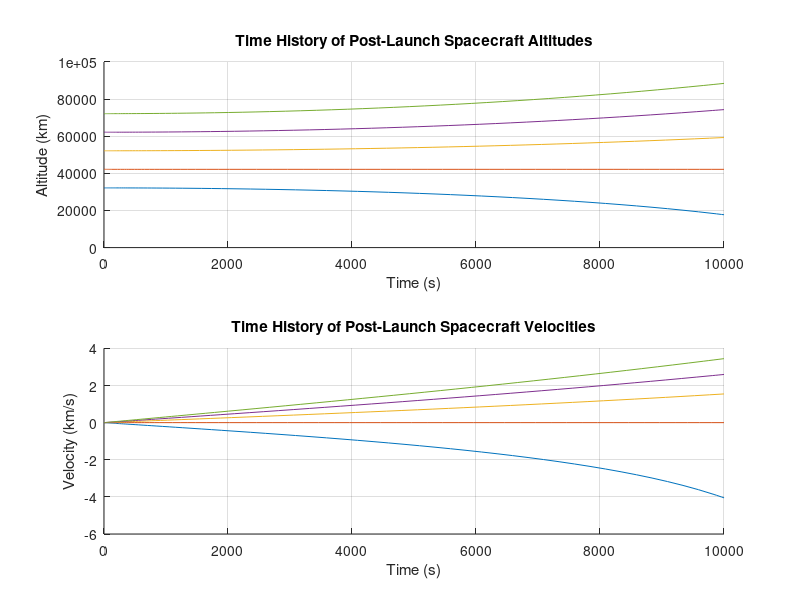

Write MATLAB code to recreate this figure.
% SPACECRAFT_LAUNCH_SIMULATION simulates the post-launch dynamics of a 
% spacecraft from a space elevator.
%
% This script demonstrates the post-launch dynamics of a spacecraft for 
% various initial altitude offsets from geostationary orbit, imitating 
% launching from a simplified space elevator. It defines the system 
% parameters, solves the launch dynamics, and plots the results for both 
% altitude and velocity over time.
%
% The script consists of the following main functions:
%   - init_params: Initializes the system parameters.
%   - solve_dynamics: Solves the launch dynamics using the ode45 solver.
%   - spacecraft_launch_dynamics: Calculates the launch dynamics based on 
%     the gravitational parameter and geostationary orbit rotation rate.
%   - plot_results: Plots the simulation results.
%
% Usage:
%   space_elevator_launch_simulation()
%
% See also: ode45
%
% Author: Alexander Little
% Affiliation: Toronto Metropolitan University

function space_elevator_launch_simulation()
    params = init_params();
    altitude_offsets = [-10000 0 10000 20000 30000];
    num_altitudes = length(altitude_offsets);

    figure;
    for i = 1:num_altitudes
        [t, y] = solve_dynamics(params, altitude_offsets(i));
        plot_results(t, y);
    end
    saveas(gcf, 'space_elevator_launch_simulation_results', 'png');
end

% Initialize system parameters
function params = init_params()
    params = struct('gravitational_parameter', 398500, ... 
        'geostationary_orbit_radius', 42164);
    params.geostationary_orbit_rotation_rate = ... 
        sqrt(params.gravitational_parameter / ... 
        params.geostationary_orbit_radius ^ 3);
end

% Solve the launch dynamics
function [t, y] = solve_dynamics(params, altitude_offset)
    y0 = [params.geostationary_orbit_radius + altitude_offset 0];
    tspan = [0 10000];
    [t, y] = ode45(@(t, y) spacecraft_launch_dynamics(t, y, params), ... 
        tspan, y0);
end

% Solve the launch dynamics
function dydt = spacecraft_launch_dynamics(~, y, params)
    distance = y(1);
    velocity = y(2);
    acceleration = -(params.gravitational_parameter / distance ^ 2) + ...
        params.geostationary_orbit_rotation_rate ^ 2 * distance;
    dydt = [velocity; acceleration];
end

% Plot the simulation results
function plot_results(t, y)
    subplot(2, 1, 1);
    hold on;
    plot(t, y(:, 1));
    xlabel('Time (s)');
    ylabel('Altitude (km)');
    title('Time History of Post-Launch Spacecraft Altitudes');
    grid on;

    subplot(2, 1, 2);
    hold on;
    plot(t, y(:, 2));
    xlabel('Time (s)');
    ylabel('Velocity (km/s)');
    title('Time History of Post-Launch Spacecraft Velocities');
    grid on;
end
